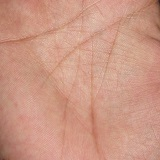
%> input picture colorpics/IMG_001 (1).JPG, 160 x 160 px; its folder holds only this picture in this run
$ octave --eval "testallresp;"   (GNU Octave 9; MATLAB toolbox functions it lacks are replaced by stand-ins)
%> lines starting %> are read from the running program, lines starting %| are printed output that depends on the picture
### cmfrat.m
function mat = cmfrat(row, col, angle)
    row = row + 4;
    col = col + 4;
    mat = zeros(row, col);

    m = -tand(angle);
    a = round(col / 2);
    b = round(row / 2);

    if (angle >= 0 && angle <= 45) || (angle > 135 && angle <= 180)
        for x=col - 2:-1:3
            y = round(m*(x - a) + b);
            mat([y-1, y, y+1], x) = 1/33;
            mat([y-3, y-2, y+2, y+3], x) = -1/66;
        end

    elseif angle > 45 && angle <= 135
        for y=row - 2:-1:3
            x = round((y - b)/m + a);
            mat(y, [x-1, x, x+1]) = 1/33;
            mat(y, [x-3, x-2, x+2, x+3]) = -1/66;
        end
    end
end

### edgeresponse.m
function image = edgeresponse(im, resp)
        %cmfrat filters 0, 20, 40, 60, 80, 100, 120, 140, 160
        f0 = cmfrat(11, 11, 0);
        f20 = cmfrat(11, 11, 20);
        f40 = cmfrat(11, 11, 40);
        f60 = cmfrat(11, 11, 60);
        f80 = cmfrat(11, 11, 80);
        f100 = cmfrat(11, 11, 100);
        f120 = cmfrat(11, 11, 120);
        f140 = cmfrat(11, 11, 140);
        f160 = cmfrat(11, 11, 160);

        im0 = imfilter(im, f0, 'symmetric');
        im20 = imfilter(im, f20, 'symmetric');
        im40 = imfilter(im, f40, 'symmetric');
        im60 = imfilter(im, f60, 'symmetric');
        im80 = imfilter(im, f80, 'symmetric');
        im100 = imfilter(im, f100, 'symmetric');
        im120 = imfilter(im, f120, 'symmetric');
        im140 = imfilter(im, f140, 'symmetric');
        im160 = imfilter(im, f160, 'symmetric');

        %combined the images
        if strcmp(resp, 'max')
            image = maxresponse(im0, im20, im40, im60, im80, im100, im120, im140, im160);
        else
            image = minresponse(im0, im20, im40, im60, im80, im100, im120, im140, im160);
        end

        image = imadjust(image);

% [13 lines of commented-out code are left out]
end

### maxresponse.m
function image = maxresponse(im0, im20, im40, im60, im80, im100, im120, im140, im160)
    [row, col] = size(im0);
    image = zeros(row, col);
    for t=1:row
       for k=1:col
            image(t, k) = max([im0(t, k), im20(t, k), im40(t, k), im60(t, k), im80(t, k), im100(t, k), im120(t, k), im140(t, k), im160(t, k)]);
       end
    end
end

### percentile.m
function th = percentile(im, perc)
    [counts, xi] = imhist(im);
    percent = counts/sum(counts) * 100;
    th = 256;
    temp = 0;
    while temp < perc && th >= 1
       temp = temp + percent(th);
       th = th - 1;
    end

    if th == 0
        th = 1;
    else
        th = xi(th);
    end
end

### testallresp.m
function testallresp()
    srcFiles = dir('colorpics\*.JPG');  % the folder in which ur images exists
    for i = 1:length(srcFiles)
        filename1 = strcat('colorpics\',srcFiles(i).name);
        im1 = imread(filename1);
%> im1 is the input picture: size 160x160x3 uint8; mean R, G, B 203.6, 151.7, 132.6

        allresp(im1, i);
%> in allresp, `imb = im2double(rgb2gray(im1));`:
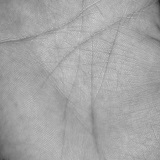
%> imb: size 160x160 double; min 0.149, max 0.812, mean 0.647
%> in allresp, `imb = imcomplement(imb);`:
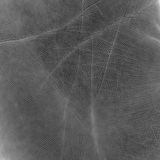
%> imb: size 160x160 double; min 0.188, max 0.851, mean 0.353
% [4 lines not run here, left out]
function allresp(im1, idx)
    close all;

    %convert to grayscale
    imb = im2double(rgb2gray(im1));
    imb = imcomplement(imb);
%   imb = im2double(im1(:,:,3));

    %edge response
    imfirstedge = edgeresponse(imb, 'max');
    imsecondedge = edgeresponse(imfirstedge, 'max');
%> after the loop in maxresponse (call 2), `for t=1:row`:
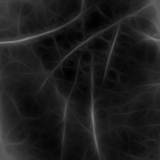
%> image: size 160x160 double; min 0.00157, max 0.507, mean 0.118
    imthirdedge = edgeresponse(imsecondedge, 'max');
%> call 3 of edgeresponse, with resp = 'max'
%> in edgeresponse (call 3), `im60 = imfilter(im, f60, 'symmetric');`:
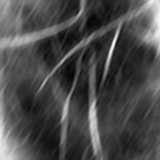
%> im60: size 160x160 double; min -0.0222, max 0.374, mean 0.0937; drawn with min black and max white
%> in edgeresponse (call 3), `im120 = imfilter(im, f120, 'symmetric');`:
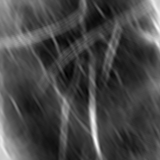
%> im120: size 160x160 double; min -0.0265, max 0.403, mean 0.0936; drawn with min black and max white
%> after the loop in maxresponse (call 3), `for t=1:row`:
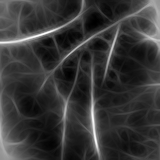
%> image: size 160x160 double; min -0.000271, max 0.557, mean 0.121; drawn with min black and max white
%> in edgeresponse (call 3), `image = imadjust(image);`:
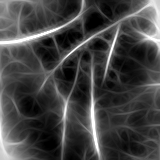
%> image: size 160x160 double; min 0, max 1, mean 0.267

    %canny
    %first
    tlow = percentile(imfirstedge,12);
%> in percentile, `[counts, xi] = imhist(im);`: counts = 256 values, max 346 at index 40, min 1 at index 245, mean 100; xi = 256 values from 0 to 1
%> in percentile, `percent = counts/sum(counts) * 100;`: percent = 256 values, max 1.35 at index 40, min 0.00391 at index 245, mean 0.391
%> the loop in percentile, `while temp < perc && th >= 1` made 134 passes
%> temp on passes 1 to 12: 1.02, 1.04, 1.05, 1.07, 1.09, 1.1, 1.12, 1.13, 1.14, 1.16, 1.18, 1.19
%> after the loop in percentile, `while temp < perc && th >= 1`: temp = 12.11; th = 122
%> in percentile, `th = xi(th);`: th = 0.475
    thigh = percentile(imfirstedge, 5);
    [imfirstcanny, ~] = cannys(imfirstedge, tlow, thigh);

    %second
    tlow = percentile(imsecondedge, 60);
    thigh = percentile(imsecondedge, 20);
    [imsecondcanny, ~] = cannys(imsecondedge, tlow, thigh);

    %third
    tlow = percentile(imthirdedge, 70);
    thigh = percentile(imthirdedge, 30);
    [imthirdcanny, ~] = cannys(imthirdedge, tlow, thigh);

    %plotting
    figure('units','normalized','outerposition',[0 0 1 1]);
    set(gcf,'Visible','Off');
    subplot(3, 4, 1), imshow(imb), title('original'); hold on;
    subplot(3, 4, 2), imshow(imfirstedge), title('1st e-resp');
    subplot(3, 4, 3), imshow(imsecondedge), title('2nd e-resp');
    subplot(3, 4, 4), imshow(imthirdedge), title('3rd e-resp');
    subplot(3, 4, 6), imshow(imfirstcanny), title('1st canny');
    subplot(3, 4, 7), imshow(imsecondcanny), title('2nd canny');
    subplot(3, 4, 8), imshow(imthirdcanny), title('3rd canny');
    hold off;

    % save the plot
    fname = strcat('/imdemo/mixed/person', num2str(idx), '.png');
    saveas(gcf,[pwd fname]);
end
%> the loop in percentile (call 2), `while temp < perc && th >= 1` made 92 passes
%> in allresp, `thigh = percentile(imfirstedge, 5);`: thigh = 0.639
%> (the run ends here)

$ run again, on colorpics/IMG_003 (3).jpg
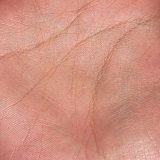
%> input picture colorpics/IMG_003 (3).jpg, 160 x 160 px
%> in testallresp, im1 is the input picture: size 160x160x3 uint8; mean R, G, B 208.2, 145.5, 129.2
%> after the loop in maxresponse (call 2), `for t=1:row`:
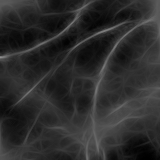
%> image: size 160x160 double; min 0.00119, max 0.561, mean 0.176
%> in edgeresponse (call 3), `image = imadjust(image);`:
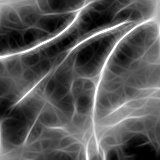
%> image: size 160x160 double; min 0, max 1, mean 0.341
%> counts = 256 values, max 263 at index 1, min 9 at index 4, mean 100; xi = 256 values from 0 to 1
%> percent = 256 values, max 1.03 at index 1, min 0.0352 at index 4, mean 0.391
%> the loop in percentile, `while temp < perc && th >= 1` made 70 passes
%> temp on passes 1 to 8: 1.03, 1.06, 1.1, 1.14, 1.21, 1.26, 1.3, 1.35
%> after the loop in percentile, `while temp < perc && th >= 1`: temp = 12; th = 186
%> in percentile, `th = xi(th);`: th = 0.725
%> the loop in percentile (call 2), `while temp < perc && th >= 1` made 42 passes
%> thigh = 0.835

$ run again, on colorpics/IMG_003 (4).JPG
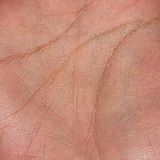
%> input picture colorpics/IMG_003 (4).JPG, 160 x 160 px
%> in testallresp, im1 is the input picture: size 160x160x3 uint8; mean R, G, B 196.9, 138.6, 119.4
%> after the loop in maxresponse (call 2), `for t=1:row`:
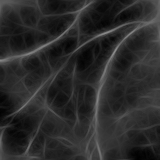
%> image: size 160x160 double; min 0.00544, max 0.552, mean 0.169
%> in edgeresponse (call 3), `image = imadjust(image);`:
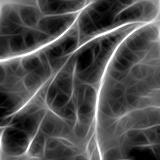
%> image: size 160x160 double; min 0, max 1, mean 0.304
%> counts = 256 values, max 272 at index 1, min 4 at index 235, mean 100; xi = 256 values from 0 to 1
%> percent = 256 values, max 1.06 at index 1, min 0.0156 at index 235, mean 0.391
%> the loop in percentile, `while temp < perc && th >= 1` made 93 passes
%> temp on passes 1 to 8: 1.02, 1.05, 1.08, 1.12, 1.16, 1.2, 1.25, 1.29
%> after the loop in percentile, `while temp < perc && th >= 1`: temp = 12.26; th = 163
%> in percentile, `th = xi(th);`: th = 0.635
%> the loop in percentile (call 2), `while temp < perc && th >= 1` made 58 passes
%> thigh = 0.773

$ run again, on colorpics/IMG_004 (4).JPG
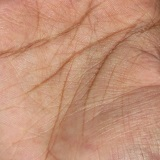
%> input picture colorpics/IMG_004 (4).JPG, 160 x 160 px
%> in testallresp, im1 is the input picture: size 160x160x3 uint8; mean R, G, B 194.6, 144.7, 119.2
%> in edgeresponse (call 3), `image = imadjust(image);`:
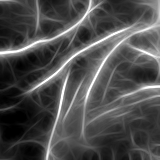
%> image: size 160x160 double; min 0, max 1, mean 0.304
%> counts = 256 values, max 271 at index 1, min 5 at index 254, mean 100; xi = 256 values from 0 to 1
%> percent = 256 values, max 1.06 at index 1, min 0.0195 at index 254, mean 0.391
%> the loop in percentile, `while temp < perc && th >= 1` made 99 passes
%> temp on passes 1 to 8: 1.02, 1.06, 1.08, 1.12, 1.16, 1.22, 1.27, 1.32
%> after the loop in percentile, `while temp < perc && th >= 1`: temp = 12; th = 157
%> in percentile, `th = xi(th);`: th = 0.612
%> the loop in percentile (call 2), `while temp < perc && th >= 1` made 62 passes
%> thigh = 0.757
